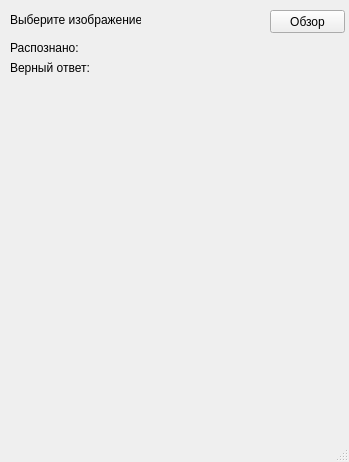
<?xml version="1.0" encoding="UTF-8"?>
<ui version="4.0">
 <class>MainWindow</class>
 <widget class="QMainWindow" name="MainWindow">
  <property name="geometry">
   <rect>
    <x>0</x>
    <y>0</y>
    <width>349</width>
    <height>462</height>
   </rect>
  </property>
  <property name="windowTitle">
   <string>MainWindow</string>
  </property>
  <widget class="QWidget" name="centralwidget">
   <widget class="QPushButton" name="overview_button">
    <property name="geometry">
     <rect>
      <x>270</x>
      <y>10</y>
      <width>75</width>
      <height>23</height>
     </rect>
    </property>
    <property name="text">
     <string>Обзор</string>
    </property>
   </widget>
   <widget class="QLabel" name="invisible_label">
    <property name="geometry">
     <rect>
      <x>10</x>
      <y>40</y>
      <width>81</width>
      <height>16</height>
     </rect>
    </property>
    <property name="text">
     <string>Распознано:</string>
    </property>
   </widget>
   <widget class="QLabel" name="result_label">
    <property name="geometry">
     <rect>
      <x>260</x>
      <y>40</y>
      <width>47</width>
      <height>13</height>
     </rect>
    </property>
    <property name="text">
     <string/>
    </property>
   </widget>
   <widget class="QLabel" name="label">
    <property name="geometry">
     <rect>
      <x>10</x>
      <y>10</y>
      <width>131</width>
      <height>20</height>
     </rect>
    </property>
    <property name="text">
     <string>Выберите изображение </string>
    </property>
   </widget>
   <widget class="QLabel" name="invisible_label_2">
    <property name="geometry">
     <rect>
      <x>10</x>
      <y>60</y>
      <width>81</width>
      <height>16</height>
     </rect>
    </property>
    <property name="text">
     <string>Верный ответ:</string>
    </property>
   </widget>
   <widget class="QLabel" name="result_label_2">
    <property name="geometry">
     <rect>
      <x>260</x>
      <y>60</y>
      <width>47</width>
      <height>13</height>
     </rect>
    </property>
    <property name="text">
     <string/>
    </property>
   </widget>
   <widget class="QLabel" name="label_2">
    <property name="geometry">
     <rect>
      <x>10</x>
      <y>90</y>
      <width>47</width>
      <height>13</height>
     </rect>
    </property>
    <property name="text">
     <string/>
    </property>
   </widget>
  </widget>
  <widget class="QStatusBar" name="statusbar"/>
  <widget class="QMenuBar" name="menubar">
   <property name="geometry">
    <rect>
     <x>0</x>
     <y>0</y>
     <width>349</width>
     <height>21</height>
    </rect>
   </property>
  </widget>
 </widget>
 <resources/>
 <connections/>
</ui>
